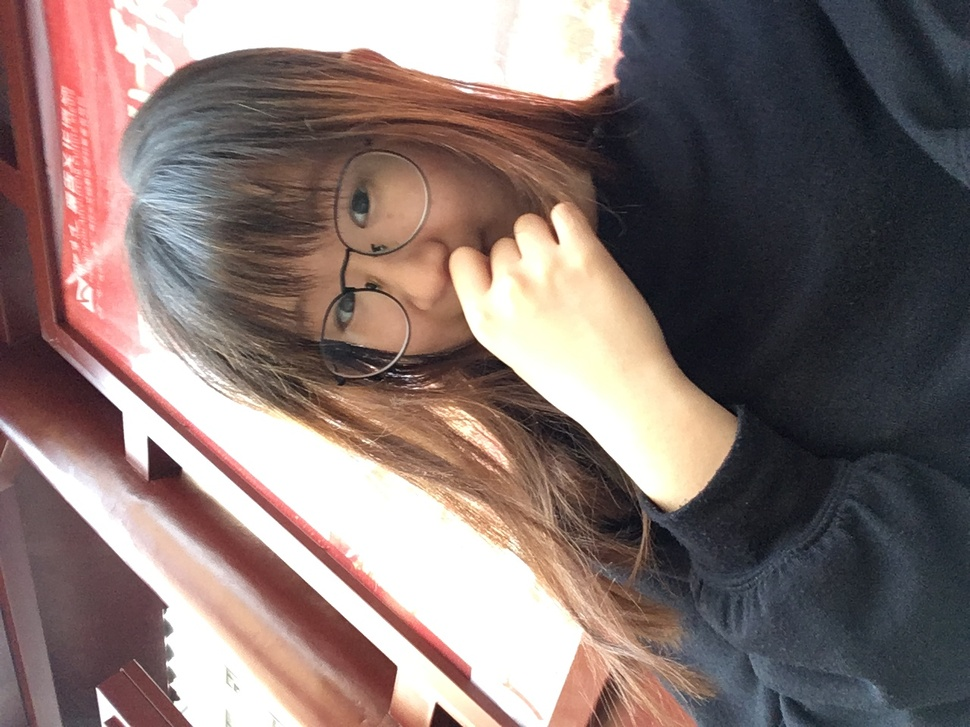
%> input picture Course/3ComputerVision/part1.JPG, 970 x 727 px, shrunk from 1280 x 960 before the run
$ octave sift.m   (GNU Octave 9; MATLAB toolbox functions it lacks are replaced by stand-ins)
%> lines starting %> are read from the running program, lines starting %| are printed output that depends on the picture
Ia = imread('part1.jpg');
%> Ia is the input picture: size 727x970x3 uint8; mean R, G, B 132.2, 115.6, 112.8
%vl_impattern('roofs1') ;
Ia = single(rgb2gray(Ia)) ;
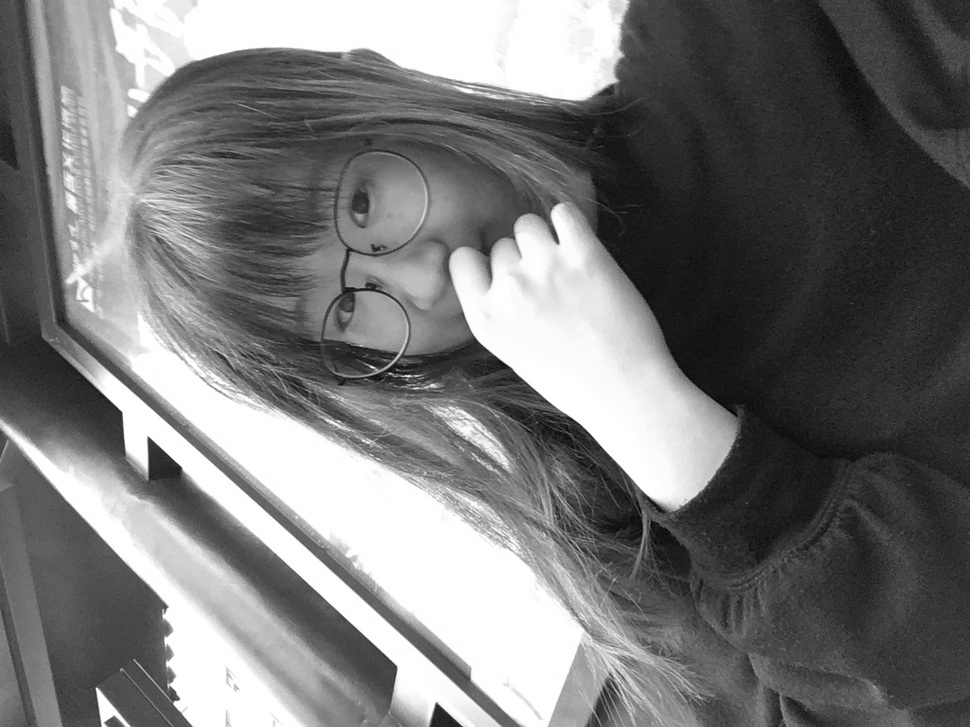
%> Ia: size 727x970 single; min 2, max 255, mean 120.2
Ib = imread('part2.jpg');
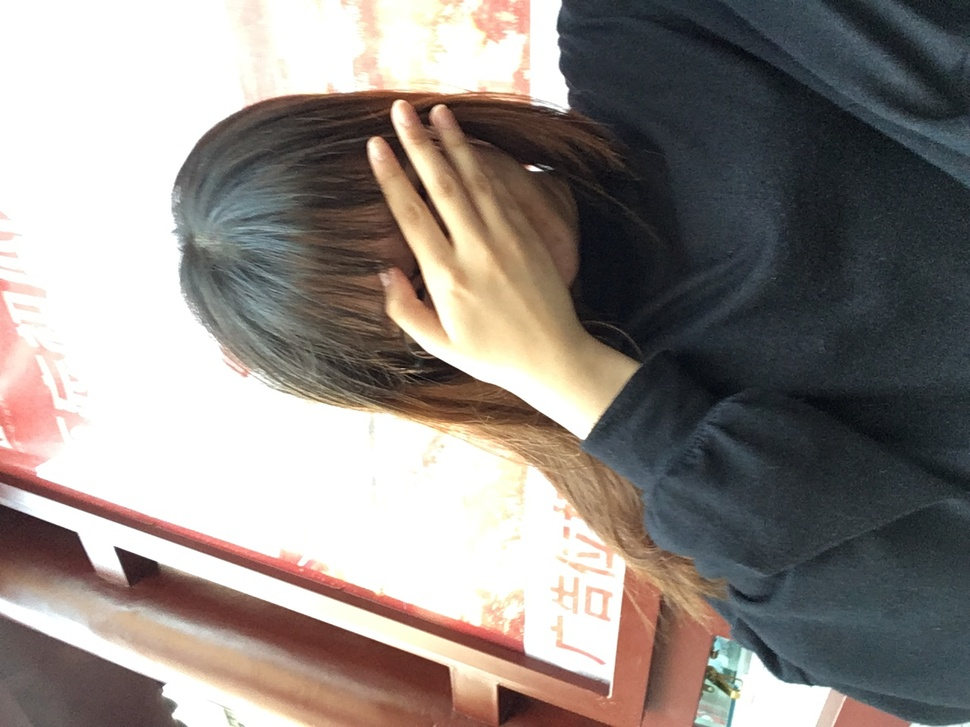
%> input picture Course/3ComputerVision/part2.JPG, 970 x 727 px, shrunk from 1280 x 960 before the run
%> Ib is the input picture: size 727x970x3 uint8; mean R, G, B 143.8, 136.6, 132.3
%Ib = vl_impattern('roofs2');
Ib = single(rgb2gray(Ib)) ;
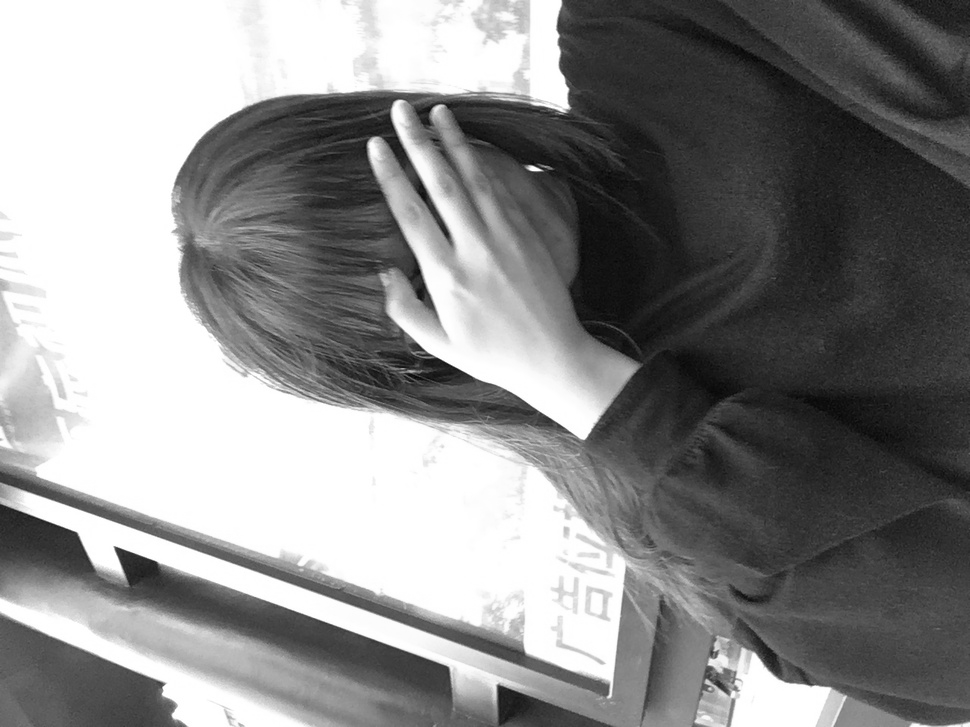
%> Ib: size 727x970 single; min 4, max 255, mean 138.3
%> (the run ends here)
